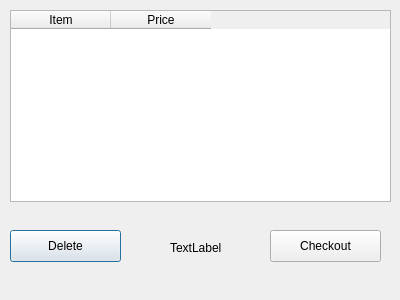
<?xml version="1.0" encoding="UTF-8"?>
<ui version="4.0">
 <class>cart</class>
 <widget class="QDialog" name="cart">
  <property name="geometry">
   <rect>
    <x>0</x>
    <y>0</y>
    <width>400</width>
    <height>300</height>
   </rect>
  </property>
  <property name="windowTitle">
   <string>Shopping Cart</string>
  </property>
  <widget class="QTableWidget" name="tableWidget">
   <property name="geometry">
    <rect>
     <x>10</x>
     <y>10</y>
     <width>381</width>
     <height>192</height>
    </rect>
   </property>
   <column>
    <property name="text">
     <string>Item</string>
    </property>
   </column>
   <column>
    <property name="text">
     <string>Price</string>
    </property>
   </column>
  </widget>
  <widget class="QPushButton" name="pushButton">
   <property name="geometry">
    <rect>
     <x>10</x>
     <y>230</y>
     <width>111</width>
     <height>32</height>
    </rect>
   </property>
   <property name="text">
    <string>Delete</string>
   </property>
  </widget>
  <widget class="QPushButton" name="pushButton_2">
   <property name="geometry">
    <rect>
     <x>270</x>
     <y>230</y>
     <width>111</width>
     <height>32</height>
    </rect>
   </property>
   <property name="text">
    <string>Checkout</string>
   </property>
  </widget>
  <widget class="QLabel" name="label">
   <property name="geometry">
    <rect>
     <x>170</x>
     <y>240</y>
     <width>57</width>
     <height>16</height>
    </rect>
   </property>
   <property name="text">
    <string>TextLabel</string>
   </property>
  </widget>
 </widget>
 <resources/>
 <connections/>
</ui>
